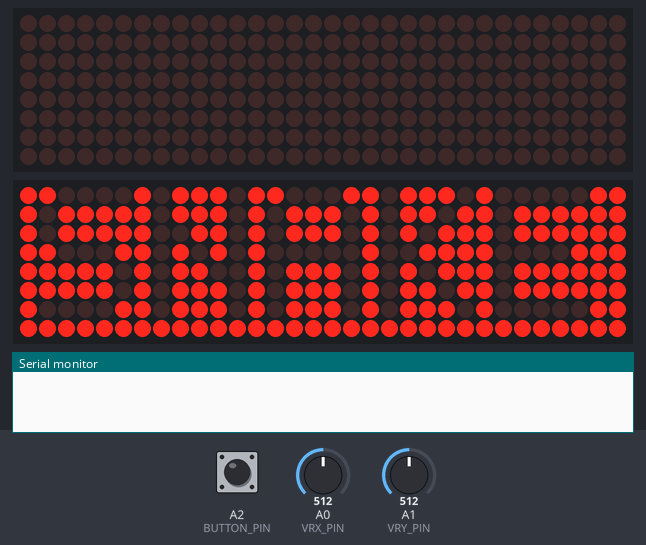
Bench run of a sketch on a simulated Arduino Uno, built with avr-gcc and run on an emulated ATmega328P. Shown: 2 × 32×8 LED matrix, the last lines printed to the serial monitor. The inputs (shaded band) are chosen by the test bench; at power-on: A2 (BUTTON_PIN) HIGH, A1 (VRY_PIN) = 512, A0 (VRX_PIN) = 512. Random numbers use the default seed unless the sketch sets one.

Above: at 0.81 s.
0.9 s: A2 (BUTTON_PIN) pulled LOW for 0.15 s
At 1.05 s:
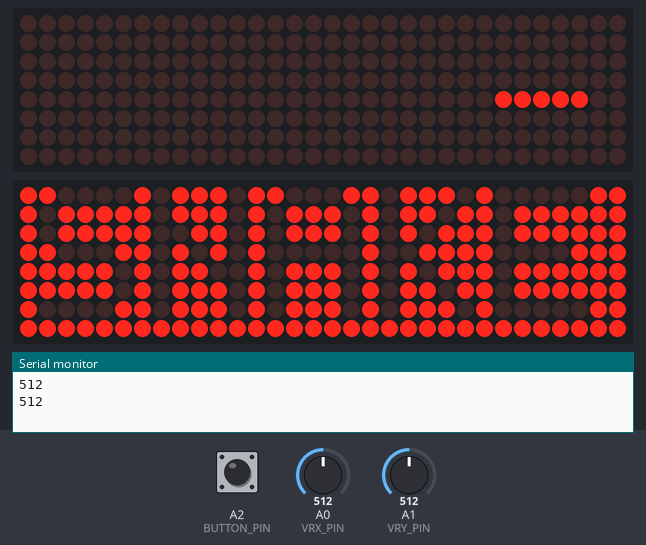
1.6 s: A1 (VRY_PIN) set to 218
4.2 s: A1 (VRY_PIN) set to 189
At 8.2 s:
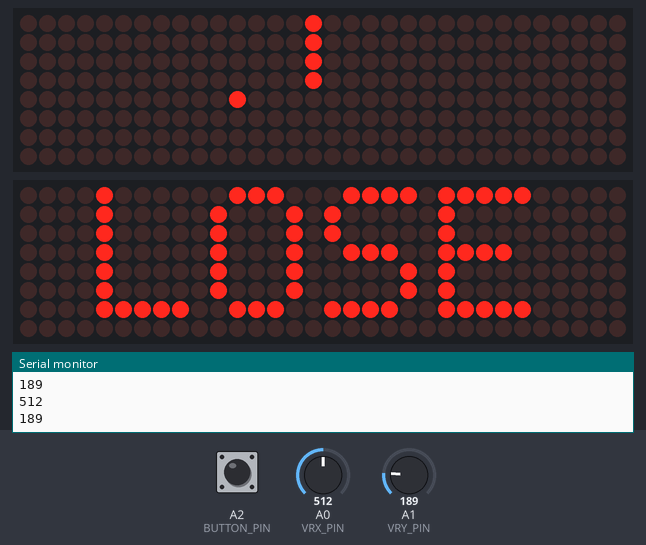
11.4 s: A2 (BUTTON_PIN) pulled LOW for 3.2 s
At 18.2 s:
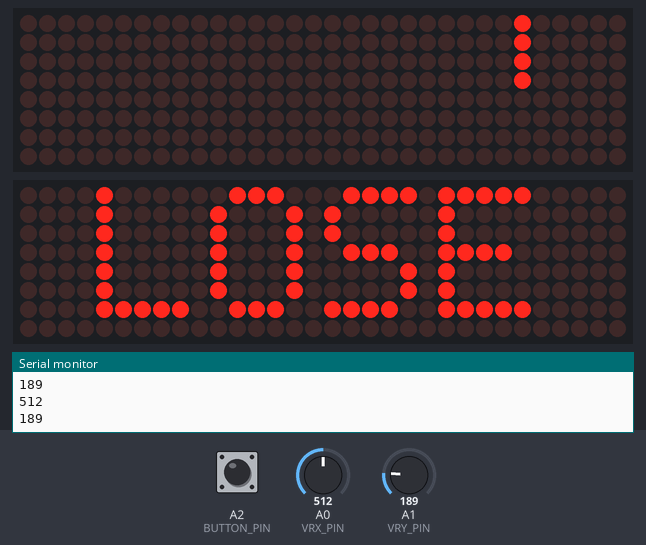

The sketch:

snake.ino
```cpp
/*
SNAKE
A small snake game using the Max7219 display
Written by Robert Jordan
*/

//import libarries
#include <MD_MAX72xx.h>
#include <MD_Parola.h>
#include <SPI.h>

//create and setup display using default SPI interface
//DIN to 11; CLK to 13; CS to 3;
#define HARDWARE_TYPE MD_MAX72XX::FC16_HW
#define MAX_DEVICES 4
#define CS_PIN 3
#define SCREEN_WIDTH 32
#define SCREEN_HEIGHT 8

MD_MAX72XX ds = MD_MAX72XX(HARDWARE_TYPE, CS_PIN, MAX_DEVICES);
MD_Parola text_ds = MD_Parola(HARDWARE_TYPE, CS_PIN, MAX_DEVICES);

//setup joystick analog pins
//VRX to A0; VRY to A1; SW to A2;
#define VRX_PIN A0
#define VRY_PIN A1
#define BUTTON_PIN A2
#define HIGH_THRESHOLD 800
#define LOW_THRESHOLD 200

//setup snake
#define START_LENGTH 5
#define MAX_LENGTH 32
#define START_Y 4
#define SPEED_INCREASE 10
#define START_SPEED 350

struct snake_bit{
  char x, y;
  unsigned char dir;
};

unsigned char length;
bool has_lost;
struct snake_bit sn[MAX_LENGTH];

//setup apple
struct apple{
  char x, y;
  bool showing;
};

struct apple ap;

//animation speeds
#define LOSE_SPEED 3500
#define TITLE_SPEED 5000
#define WIN_SPEED 4000

void move_snake_bit(int i){
  //move the snake in the correct direction
  switch (sn[i].dir){
    case 0:
      sn[i].x++;
      break;
    case 1:
      sn[i].y--;
      break;
    case 2:
      sn[i].x--;
      break;
    case 3:
      sn[i].y++;
      break;
  }

  //check if the snake is of the screen
  //if so flag loose condition
  if (sn[i].x == SCREEN_WIDTH){
    has_lost = true;
  } else if (sn[i].x == -1){
    has_lost = true;
  } else if (sn[i].y == SCREEN_HEIGHT){
    has_lost = true;
  } else if (sn[i].y == -1){
    has_lost = true;
  }
}

void update_snake(){
  //move and draw the snake
  for (int i = 0; i < length; i++){
    move_snake_bit(i);

    //check if the head of the snake is coliding with any other part
    if (i != 0 && sn[0].x == sn[i].x && sn[0].y == sn[i].y){
      has_lost = true;
    }

    ds.setPoint(sn[i].y, sn[i].x, 1);
  }
  //change the direction of each bit of the snake, starting from the back
  for (int i = length; i > 0; i--){
    sn[i].dir = sn[i-1].dir;
  }
}

void check_joystick(){
  //read analouge volatage from joystick
  int xv = analogRead(VRX_PIN);
  int yv = analogRead(VRY_PIN);

  //change the direction of the head of the snake
  if (yv > HIGH_THRESHOLD && sn[0].dir != 1){
    //up
    sn[0].dir = 3;
  } else if (yv < LOW_THRESHOLD && sn[0].dir != 3){
    //down
    sn[0].dir = 1;
  } else if (xv < LOW_THRESHOLD && sn[0].dir != 2){
    //left
    sn[0].dir = 0;
  } else if (xv > HIGH_THRESHOLD && sn[0].dir != 0){
    //right
    sn[0].dir = 2;
  }

  Serial.println(xv);
  Serial.println(yv);
}

void grow_snake(){
  //work out the postion of the new bit from the direction of the end of the snake
  switch (sn[length-1].dir){
    case 0:
      sn[length].y = sn[length-1].y;
      sn[length].x = sn[length-1].x - 1;
      break;
    case 1:
      sn[length].x = sn[length-1].x;
      sn[length].y = sn[length-1].y + 1;
      break;
    case 2:
      sn[length].y = sn[length-1].y;
      sn[length].x = sn[length-1].x + 1;
      break;
    case 3:
      sn[length].x = sn[length-1].x;
      sn[length].y = sn[length-1].y - 1;
      break;
  }
  sn[length].dir = sn[length-1].dir;
  length++;
}

void reset_apple(){
  bool touching = true;

  //generate a new position for the apple
  //check if it is touching the snake and regenerate the position if so
  while (touching){
    ap.x = random(0, SCREEN_WIDTH);
    ap.y = random(0, SCREEN_HEIGHT);
    touching = false;

    for (int i = 0; i < length; i++){
      if (sn[i].x == ap.x && sn[i].y == ap.y){
        touching = true;
      }
    }
  }
}

void update_apple(){
  //check if the apple is touching the head of the snake
  if (ap.x == sn[0].x && ap.y == sn[0].y){
    grow_snake();
    reset_apple();
  }

  //toggle the apple on or of each frame
  if (ap.showing){
    ap.showing = false;
  } else {
    ap.showing = true;
  }

  ds.setPoint(ap.y, ap.x, ap.showing);
}

void reset_game(){
  //create snake
  for (int i = 0; i <= START_LENGTH; i++){
    sn[i].x = START_LENGTH-i;
    sn[i].y = START_Y;
    sn[i].dir = 0;
  }

  length = START_LENGTH;
  has_lost = false;

  //create apple
  ap.x = 20;
  ap.y = 4;
  ap.showing = true;

  //show the title animation util the joystick is pressed
  text_ds.setIntensity(2);
  text_ds.setInvert(true);

  while (true){
    if (text_ds.displayAnimate()){
      text_ds.displayText("SNAKE", PA_CENTER, 100, TITLE_SPEED, PA_SCROLL_DOWN, PA_SCROLL_DOWN);
    }
    if (digitalRead(BUTTON_PIN) == 0){
      break;
    }
  }
}

void lose(){
  //show the lose animation
  text_ds.setIntensity(2);
  text_ds.displayClear();
  text_ds.setInvert(false);

  //format score string
  char score_str[6];
  sprintf(score_str, "PTS:%i", length-START_LENGTH);

  for (int i = 0; i < LOSE_SPEED; i++){
    if (text_ds.displayAnimate()){
      text_ds.displayText("LOSE", PA_CENTER, 100, LOSE_SPEED, PA_SCROLL_UP, PA_SCROLL_UP);
    }
    delay(1);
  }
  for (int i = 0; i < LOSE_SPEED; i++){
    if (text_ds.displayAnimate()){
      text_ds.displayText(score_str, PA_CENTER, 100, LOSE_SPEED, PA_SCROLL_UP, PA_SCROLL_UP);
    }
    delay(1);
  }
  reset_game();
}

void win(){
  //show the win animation
  text_ds.setIntensity(2);
  text_ds.displayClear();
  text_ds.setInvert(false);

  for (int i = 0; i < WIN_SPEED; i++){
    if (text_ds.displayAnimate()){
      text_ds.displayText("WIN!", PA_CENTER, 100, LOSE_SPEED, PA_SCROLL_DOWN, PA_SCROLL_DOWN);
    }
    delay(1);
  }
  reset_game();
}

void setup() {
  Serial.begin(9600);

  ds.begin();
  ds.control(ds.INTENSITY, 5);
  text_ds.begin();
  pinMode(BUTTON_PIN, INPUT_PULLUP);

  randomSeed(analogRead(5));
  reset_game();
}

void loop() {
  ds.clear();
  check_joystick();
  update_snake();
  update_apple();

  //speed up the game as the snake grows
  short int speed = START_SPEED - length*SPEED_INCREASE;

  delay(speed);

  if (has_lost){
    lose();
  }

  //if the length of the snake is the max, the player has won
  if (length == MAX_LENGTH){
    win();
  }
}
```

Measured:
- the behaviour switches between 200 and 199 on A1 (VRY_PIN) (found by bisection; images 1 and 2)
- after the input at 0.9 s, the display: changes at once (image 1)
- what the display in image 2 shows lasts 3.5 s, from 7.3 s to 10.8 s
